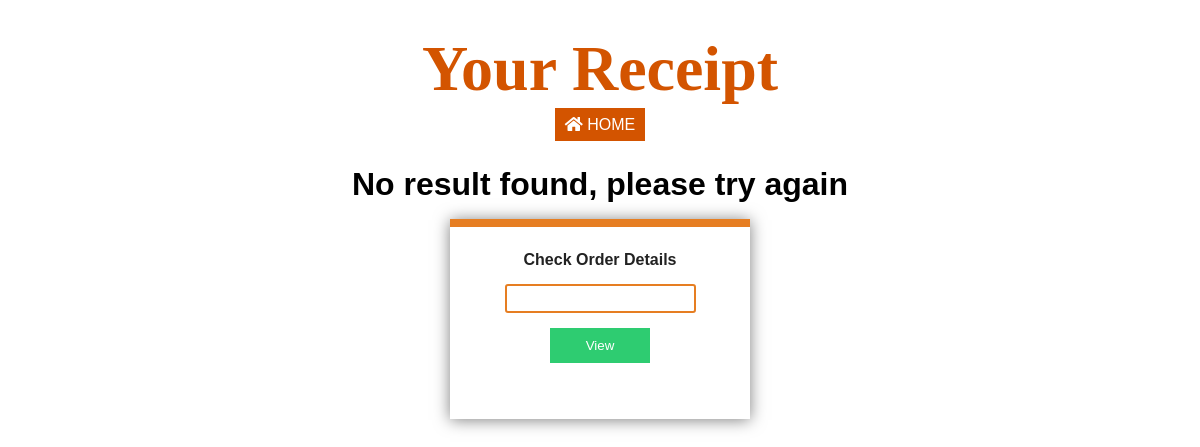
Page /dist/viewReciept.php?code=1081782 (signed in) on the earlier database version.
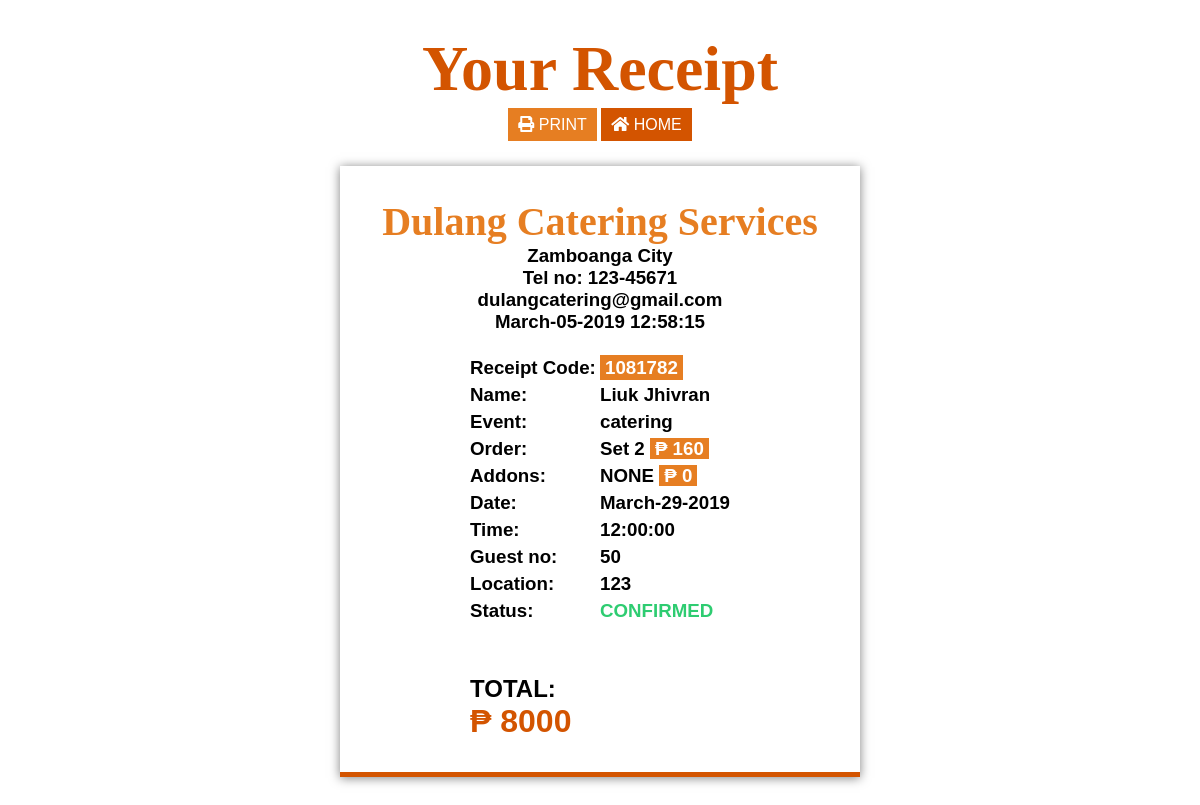
Same page on the later database version.
### tables this page shows
CREATE TABLE `reciept` (
  `r_id` int(11) NOT NULL AUTO_INCREMENT,
  `user_id` int(11) DEFAULT NULL,
  `event` tinytext,
  `event_date` date DEFAULT NULL,
  `event_time` time DEFAULT NULL,
  `menu` tinytext,
  `menu_price` double DEFAULT NULL,
  `addon` tinytext,
  `addon_price` double DEFAULT NULL,
  `no_guest` double DEFAULT NULL,
  `datenow` timestamp NOT NULL DEFAULT CURRENT_TIMESTAMP ON UPDATE CURRENT_TIMESTAMP,
  `event_location` mediumtext,
  `total` double DEFAULT NULL,
  `status` tinytext,
  `r_code` tinytext,
  PRIMARY KEY (`r_id`)
);

### dist/viewReciept.php (the view, shortened to what this page needs)
<?php
if(isset($_SESSION['userId'])){
    if(isset($_GET['code'])){
        require ('scripts/database/db.php');
        $code = $_GET['code'];
        $id = $_SESSION['userId'];
        $query = "SELECT * from reciept WHERE r_code = '$code' AND user_id = '$id'";
        if($result = mysqli_query($conn, $query)){
            $row = mysqli_fetch_assoc($result);
            $type = $row['status'];
        }else{
            echo 'Error: ' . mysqli_error($conn);
        }
    } else{
        header('Location: index.php');
    }
} else {
    header('Location: login.php');
}
?>
<!DOCTYPE html>
<html lang="en">
<head>
    <link rel="stylesheet" href="css/main.css">
    <link rel="stylesheet" href="css/all.min.css">
</head>
<body id="checkout">
    <div class="c-wrapper">
        <h1 class="checkout-title">Your Receipt</h1>
        <div class="btns">
        <?php if($row): ?>
        <a href="print.php?code=<?php echo $code ?>" target="_blank" class="btn-print"><i class="fas fa-print"></i> Print</a>
        <?php endif; ?>
        <a href="index.php"  class="btn-home"><i class="fas fa-home"></i> Home</a>
        </div>
        <div class="components">
        <?php if($row): ?>
          <div class="reciept-bg <?php if($type == 'pending' || $type == 'Pending') echo '--pending'; ?>">
            <div class="reciept">
                <div class="reciept-info">
                    <h1 class="r-title">Dulang Catering Services</h1>
                    <h3 class="r-place">Zamboanga City</h3>
                    <h3 class="r-number">Tel no: 123-45671</h3>
                    <h3 class="r-email">dulangcatering@gmail.com</h3>
                    <h3 class="r-date"><?php echo date('F-d-Y H:i:s', strtotime($row['datenow'])); ?></h3>
                </div>
                <div class="user-info">
                    <div class="user-placeholder">
                    <h3>Receipt Code:</h3>
                    <h3>Name:</h3>
                    <h3>Event:</h3>
                    <h3>Order: </h3>
                    <h3>Addons: </h3>
                    <h3>Date: </h3>
                    <h3>Time: </h3>
                    <h3>Guest no: </h3>
                    <h3>Location: </h3>
                    <h3>Status: </h3>
                    </div>
                    <div class="user-value">
                    <h3 class="u-code"><span class="code"><?php echo $row['r_code']; ?></span></h3>
                    <h3 class="u-name"><?php echo $_SESSION['name']; ?></h3>
                    <h3 class="u-event"><?php echo $row['event']; ?></h3>
                    <h3 class="u-order"><?php echo $row['menu']; ?> <span class="price">₱ <?php echo $row['menu_price']; ?></span></h3>
                    <h3 class="u-addons"><?php if($row['addon']){echo $row['addon'];}else{echo 'NONE';} ?> <span class="price">₱ <?php echo $row['addon_price']; ?></span></h3>
                    <h3 class="u-date"><?php echo date('F-d-Y', strtotime($row['event_date']));?></h3>
                    <h3 class="u-time"><?php echo $row['event_time']; ?></h3>
                    <h3 class="u-guest"><?php echo $row['no_guest']; ?></h3>
                    <h3 class="u-guest"><?php echo $row['event_location']; ?></h3>
                    <?php
                    if($row['status'] == 'pending' || $row['status'] == 'Pending'){
                        echo '<h3 class="u-status warn">PENDING</h3>';
                    } elseif($row['status'] == 'confirm' || $row['status'] == 'Confirm'){
                        echo '<h3 class="u-status success">CONFIRMED</h3>';
                    } elseif($row['status'] == 'cancel' || $row['status'] == 'Cancel'){
                        echo '<h3 class="u-status danger">CANCELLED</h3>';
                    }
                    ?>
                    </div>
                    <div class="total-info">
                        <div class="total-placeholder">
                            <h2>TOTAL:</h2>
                        </div>
                        <div class="total-value">
                        <h1 class="t-amount">₱ <?php echo $row['total']; ?></h1>
                        </div>
                    </div>
                </div>
            </div>
            </div>
            <?php endif; ?>
            <?php if(!$row): ?>
            <div class="no-result">
            <h1>No result found, please try again</h1>
            <div class="information">
                <div class="info-order">
                <form action="viewReciept.php" method="get">
                    <label for="order_id">Check Order Details</label>
                    <input type="text" name="code"  id="order">
                    <button class="btn-green" type="submit">View</button>
                </form>
                </div>
            </div>
            </div>
            <?php endif; ?>
         </div>
    </div>
</body>
</html>

Differences in the rows shown:
added reciept: datenow "March-05-2019 12:58:15", r_code "1081782", event "catering", menu "Set 2", menu_price "160", addon_price "0", event_date "March-29-2019", event_time "12:00:00", no_guest "50", event_location "123", total "8000"
Other differences:
$_SESSION['name']: (not shown) → "Liuk Jhivran"
text no longer shown: "No result found, please try again Check Order Details View"
text now shown: "PRINT Dulang Catering Services Zamboanga City Tel no: 123-45671 dulangcatering@gmail.com Receipt Code: Name: Event: Order: Addons: Date: Time: Guest no: Location: Status: ₱ NONE ₱ CONFIRMED TOTAL: ₱"
